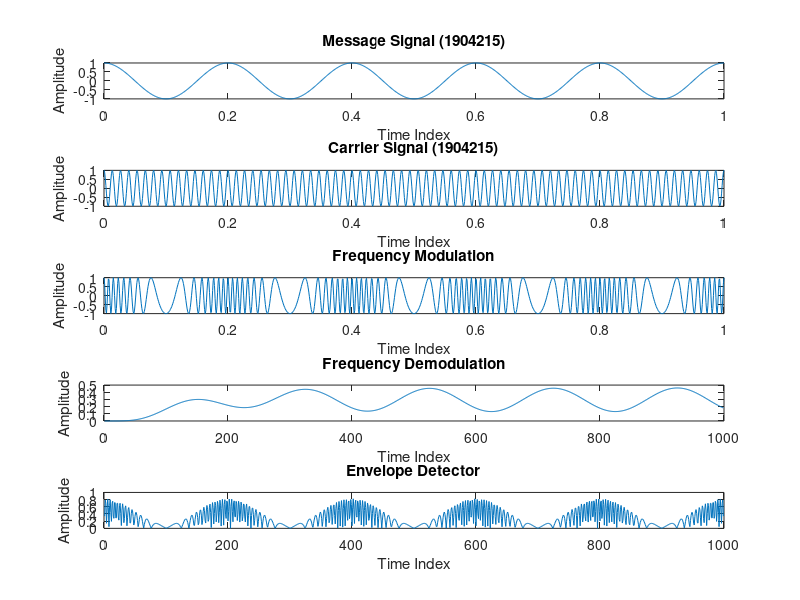

The MATLAB script that drew this image:
clc;
clear all;
close all;

samples = 1000;
t = linspace(0,1,samples);

%% Message Signal
message_amplitude = 1;
message_frequency = 5;
message_signal = message_amplitude*cos(2*pi*message_frequency*t);
subplot(5,1,1);
plot(t,message_signal);
xlabel('Time Index')
ylabel('Amplitude')
title('Message Signal (1904215)');


%% Carrier Signal
carrier_amplitude = 1;
carrier_frequency = 15*message_frequency;
carrier_signal = carrier_amplitude*cos(2*pi*carrier_frequency*t);
subplot(5,1,2);
plot(t,carrier_signal);
xlabel('Time Index')
ylabel('Amplitude')
title('Carrier Signal (1904215)');

%% Frequency Modulation
B = 12;
%% B less than 1 => NBFM; B greater than 1 => WBFM  
%% NBFM - Narrow Band Frequency Modulation
%% WBFM - Wide Band Frequency Modulation

freq_mod_signal = carrier_amplitude*cos(2*pi*carrier_frequency*t+B*sin(2*pi*message_frequency*t));
subplot(5,1,3);
plot(t,freq_mod_signal);
xlabel('Time Index')
ylabel('Amplitude')
title('Frequency Modulation');

%% Frequency Demodulation
%% Envelope Detector
x = abs(diff(freq_mod_signal));
for i=1:length(x)
  if x(i)<0
    x=0
  endif
 end
[b,a] = butter(5,0.01);
freq_demod_signal = filter(b,a,x);
subplot(5,1,4);
plot(freq_demod_signal);
xlabel('Time Index')
ylabel('Amplitude')
title('Frequency Demodulation');

subplot(5,1,5);
plot(x);
xlabel('Time Index')
ylabel('Amplitude')
title('Envelope Detector');
